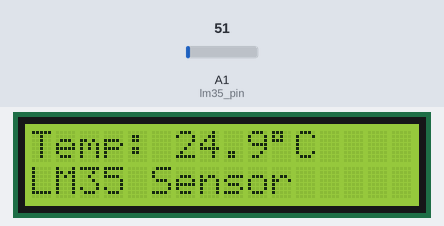
Recording of a sketch running on a simulated Arduino Uno, built with avr-gcc and run on an emulated ATmega328P. Parts: 16×2 character LCD. Inputs (shaded band) come from the test bench; at power-on: A1 (lm35_pin) = 51. What the sketch prints to the serial monitor is not drawn.

Above: at 1.2 s.
1.3 s: A1 (lm35_pin) set to 61
At 3.4 s:
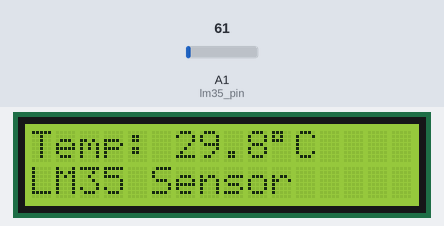
4.0 s: A1 (lm35_pin) set to 71
At 4.7 s:
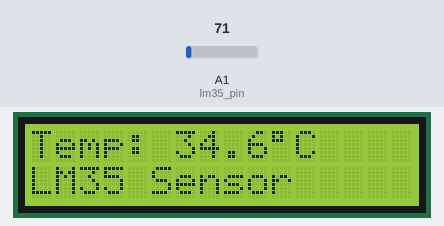
6.7 s: A1 (lm35_pin) set to 86
At 8.5 s:
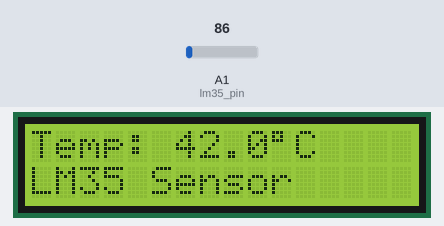
Timing chart, 0 to 10.0 s (numbered marks = the images above; inputs shaded):
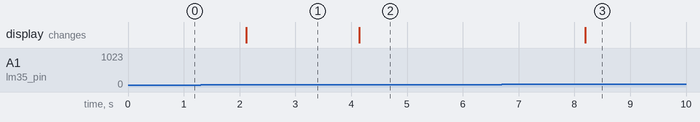

The sketch:

eecit-exp-02-lm35-lcd.ino
```cpp
// © 2025, Cognifront. Member of The IoT Kits Family.

// Experiment 2: Analog Sensor Interfacing (Temperature Sensor -LM35)

// Define the analog input pin for LM35 temperature sensor
const int lm35_pin = A1;

// Include required libraries for I2C communication and LCD
#include <Wire.h>
#include <LiquidCrystal_I2C.h>

// Initialize LCD at I2C address 0x27 with 16 columns and 2 rows
LiquidCrystal_I2C lcd(0x27, 16, 2);

// Note: Arduino UNO connections for I2C:
// SDA -> A4
// SCL -> A5

void setup() {
  Serial.begin(9600);    // Start serial communication for debugging (9600 baud rate)
  lcd.init();            // Initialize the LCD
  lcd.backlight();       // Turn on the LCD backlight
}

void loop() {
  int temp_adc_val;      // Variable to store raw ADC reading from LM35
  float temp_val;        // Variable to store calculated temperature value in °C

  // Read analog value from LM35 temperature sensor
  temp_adc_val = analogRead(lm35_pin);

  // Convert ADC value (0–1023) to millivolts:
  // Each ADC step = 5V/1024 ≈ 4.88 mV
  temp_val = (temp_adc_val * 4.88);   // Convert to mV

  // LM35 provides 10mV per °C → convert mV to °C
  temp_val = (temp_val / 10);

  // Print temperature value to Serial Monitor
  Serial.print("Temperature = ");
  Serial.print(temp_val);
  Serial.println(" *C");

  // Clear previous content on LCD before printing new data
  lcd.clear();

  // Display temperature on first line of LCD
  lcd.setCursor(0, 0);               // Set cursor to column 0, row 0
  lcd.print("Temp: ");               // Print label
  lcd.print(temp_val, 1);            // Print temperature with 1 decimal place
  lcd.print((char)223);              // Print degree (°) symbol
  lcd.print("C");                    // Print "C" for Celsius

  // Display sensor name on second line of LCD
  lcd.setCursor(0, 1);
  lcd.print("LM35 Sensor");

  // Wait 2 seconds before next reading
  delay(2000);
}
```

Measured:
- after the input at 1.3 s, the display: changes after 0.82 s (image 1)
- after the input at 4.0 s, the display: changes after 0.14 s (image 2)
- after the input at 6.7 s, the display: changes after 1.5 s (image 3)
